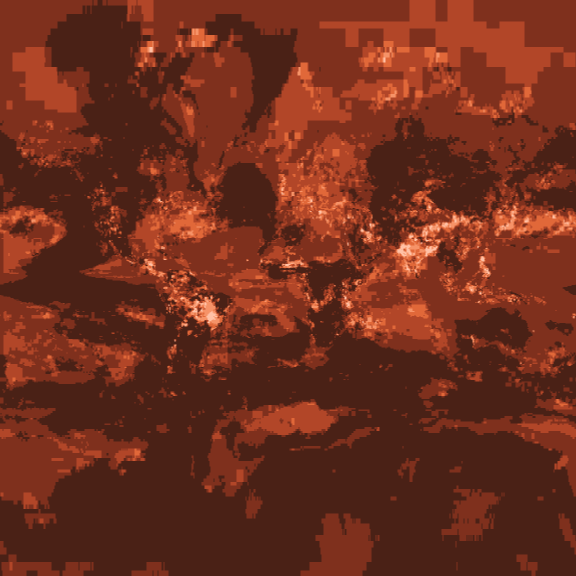
#> input picture maps/alarm.png, 1152 x 1152 px (shown at 1/2 size)
$ python -i compose.py   (imports and definitions only)
#> lines starting #> are read from the running program, lines starting #| are printed output that depends on the picture
"""Compose the captured shots into the final 1080p frames: camera crops, captions, crossfades,
hook and end card. Usage: python compose.py [first_frame last_frame] (renders a range for review)."""
import glob, math, os, sys
import numpy as np
from PIL import Image, ImageDraw, ImageFilter, ImageFont

W, H = 1920, 1080
SRC_W, SRC_H = 2560, 1440
TAIL = 8
F = lambda name, size: ImageFont.truetype(f"fonts/{name}.woff", size)
SEMI, REG, MONO = "IBMPlexSans-SemiBold", "IBMPlexSans-Regular", "IBMPlexMono-Medium"
YELLOW = (255, 210, 31)

def ease(x):
    x = min(1, max(0, x)); return x * x * (3 - 2 * x)

# Shots: frames on the final timeline, camera keyframes (frame, cx, cy, zoom) in source pixels,
# captions (start, end, kicker, title, sub).
SHOTS = [
    dict(id="s1", n=90, cam=[(0, 960, 760, 1.32), (90, 1180, 735, 1.12)],
         hook=(10, 90, "Is Earth changing,", "or is it just noise?")),
    dict(id="s2", n=150, cut=True, cam=[(0, 1180, 735, 1.12), (40, 1280, 720, 1.0), (62, 1280, 720, 1.0), (100, 1600, 560, 1.333), (150, 1600, 560, 1.333)],
         caps=[(4, 66, "01 · ASK", "Ask about any variable, anywhere.", "26 NASA climate variables · 200 regions"),
               (74, 158, "02 · VERDICT", "The Arctic: +0.46 °C per decade.", "Nearly 3× the global rate · p < 0.001")]),
    dict(id="s3", n=150, cut=True, cam=[(0, 1600, 560, 1.333), (26, 1734, 640, 1.55), (150, 1734, 660, 1.56)],
         caps=[(0, 76, "03 · EVIDENCE", "Where and when it warmed.", "Latitude × time anomalies vs 1991–2020"),
               (82, 158, "03 · EVIDENCE", "How the extremes shifted.", "Area beyond +2σ: 0.1% → 5.6%")]),
    dict(id="s4", n=90, cam=[(0, 1150, 800, 1.2), (90, 1080, 850, 1.32)],
         caps=[(0, 98, "04 · SIGNAL", "Only real change rises.", "Mann-Kendall + false-discovery control")]),
    dict(id="s5", n=165, cam=[(0, 1280, 720, 1.0), (165, 1330, 710, 1.06)],
         caps=[(6, 173, "05 · LIVE", "Weather, disasters, warnings. Live.", "NASA GEOS-FP · GDACS · USGS · NWS · EONET")]),
    dict(id="s6", n=120, cam=[(0, 1280, 720, 1.0), (60, 1100, 740, 1.12), (120, 1060, 740, 1.16)],
         caps=[(6, 128, "06 · METHANE", "Super-emitters, seen from orbit.", "Carbon Mapper plume imagery · kg/h ± 1σ")]),
    dict(id="end", n=129),
]
START = []
t = 0
# [2 lines not run here, left out]
TOTAL = t

# [10 lines left out: functions camera, crop, not called in this run]

_grad = None
# [34 lines left out: functions band, caption, hook, not called in this run]

_end = None
def endcard(i):
    global _end
    if _end is None: _end = Image.open("endcard.png").convert("RGB")
    z = 1.0 + 0.035 * (i / SHOTS[-1]["n"])
    return crop(_end, SRC_W / 2, SRC_H / 2, z)

# [26 lines left out: functions shot_frame, final, not called in this run]

# [7 lines not run here, left out]

>>> import cv2
>>> picture = cv2.imread('../maps/alarm.png', cv2.IMREAD_GRAYSCALE)
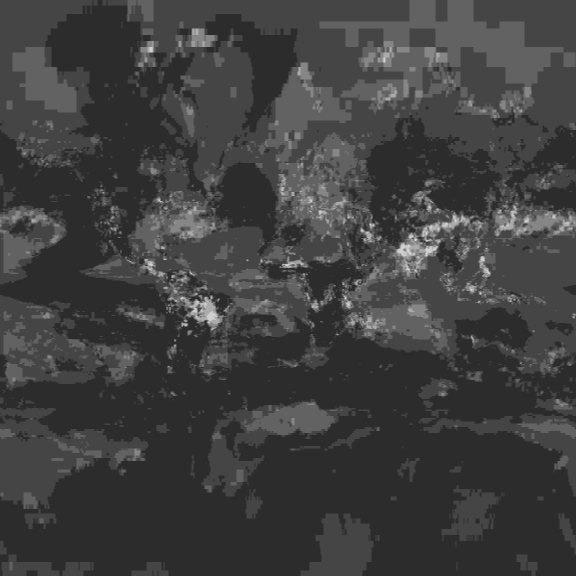
#> picture: shape (1152, 1152) (shown at 1/2 size); min 44, max 208, mean 63.3
#> (the run stopped early here; a loop or call above may not have finished)
